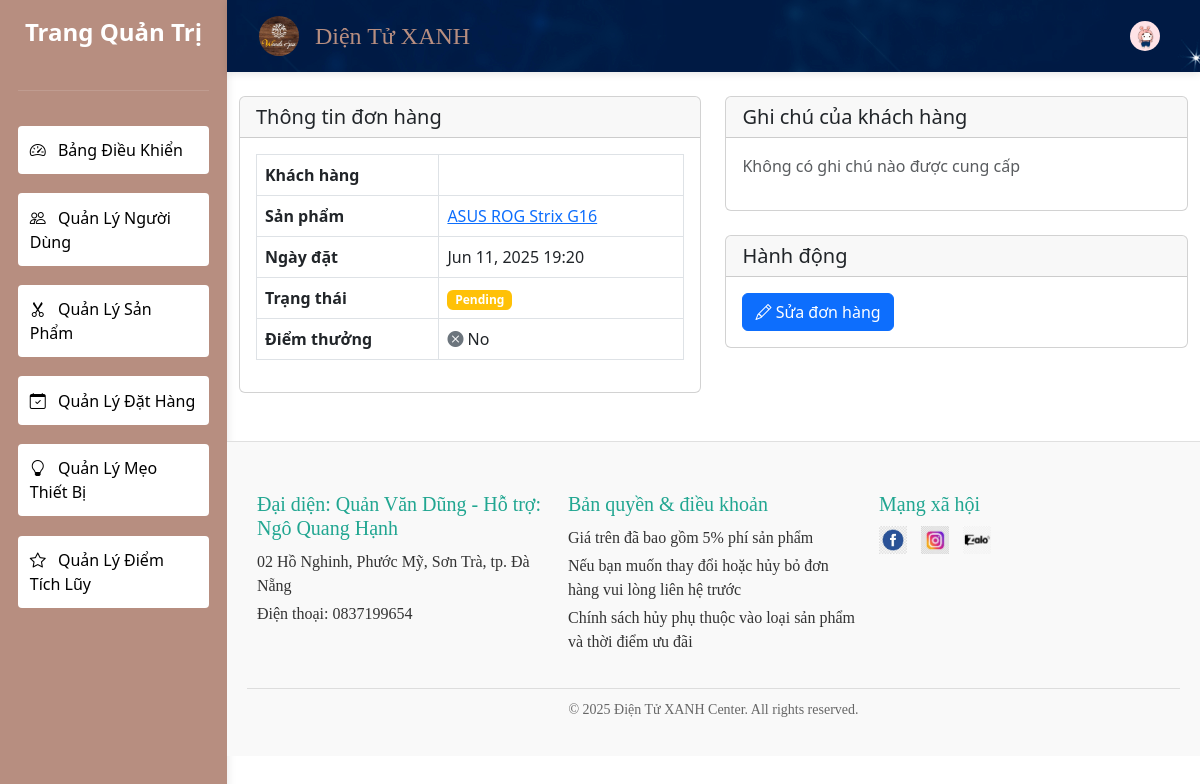
The app's page /bookings/admin/75/ with its own data.
### bookings/models.py (models this page shows, shortened)
class Booking(models.Model):
    customer = models.ForeignKey(CustomUser, on_delete=models.CASCADE)
    service = models.ForeignKey(Service, on_delete=models.CASCADE)
    booking_date = models.DateTimeField()
    notes = models.TextField(blank=True)
    created_at = models.DateTimeField(auto_now_add=True)
    points_awarded = models.BooleanField(default=False, verbose_name="Đã cộng điểm")
    points_awarded_date = models.DateTimeField(null=True, blank=True)
    STATUS_CHOICES = (
        ('pending', 'Pending'),
        ('confirmed', 'Confirmed'),
        ('completed', 'Completed'),
        ('cancelled', 'Cancelled'),
    )
    status = models.CharField(max_length=10, choices=STATUS_CHOICES, default='pending')
    class Meta:
        ordering = ['-booking_date']
        verbose_name = 'Booking'
        verbose_name_plural = 'Bookings'
        permissions = [
            ('manage_booking', 'Can manage all bookings'),
        ]
    def get_status_class(self):
        return {
            'pending': 'warning',
            'confirmed': 'info',
            'completed': 'success',
            'cancelled': 'danger'
        }.get(self.status, 'secondary')

### services/models.py (models this page shows, shortened)
class Service(models.Model):
    category = models.ForeignKey(ServiceCategory, on_delete=models.SET_NULL, null=True, blank=True)
    name = models.CharField(max_length=100)
    slug = models.SlugField(max_length=100, unique=True)
    description = models.TextField()
    price = models.DecimalField(max_digits=10, decimal_places=2)
    duration = models.DurationField()
    image = models.ImageField(upload_to='services/', blank=True)
    is_featured = models.BooleanField(default=False)
    created_at = models.DateTimeField(auto_now_add=True)
    updated_at = models.DateTimeField(auto_now=True)
    average_rating = models.FloatField(default=0.0)
    review_count = models.PositiveIntegerField(default=0)
    class Meta:
        verbose_name = 'Service'
        verbose_name_plural = 'Services'
        ordering = ['-is_featured', 'name']

### bookings/views.py (the view)
# urls.py: path('admin/<int:pk>/', AdminBookingDetailView.as_view(), name='admin_booking_detail'),
class AdminBookingDetailView(DetailView):
    model = Booking
    template_name = 'admin/bookings/detail.html'
    context_object_name = 'booking'

### templates/admin/bookings/detail.html (shortened to what this page needs)
{% extends 'admin/base.html' %}
{% block content %}
<div class="row">
    <div class="col-md-6">
        <div class="card mb-4">
            <div class="card-header">
                <h5 class="mb-0">Thông tin đơn hàng</h5>
            </div>
            <div class="card-body">
                <table class="table table-bordered">
                    <tr>
                        <th>Khách hàng</th>
                        <td>
                        </td>
                    </tr>
                    <tr>
                        <th>Sản phẩm</th>
                        <td>
                            <a href="{% url 'services:admin_service_detail' booking.service.pk %}">
                                {{ booking.service.name }}
                            </a>
                        </td>
                    </tr>
                    <tr>
                        <th>Ngày đặt</th>
                        <td>{{ booking.booking_date|date:"M d, Y H:i" }}</td>
                    </tr>
                    <tr>
                        <th>Trạng thái</th>
                        <td>
                            <span class="badge bg-{{ booking.get_status_class }}">
                                {{ booking.get_status_display }}
                            </span>
                        </td>
                    </tr>
                    <tr>
                        <th>Điểm thưởng</th>
                        <td>
                            {% if booking.points_awarded %}
                            <i class="bi bi-check-circle-fill text-success"></i> Yes
                            {% else %}
                            <i class="bi bi-x-circle-fill text-secondary"></i> No
                            {% endif %}
                        </td>
                    </tr>
                </table>
            </div>
        </div>
    </div>
    <div class="col-md-6">
        <div class="card mb-4">
            <div class="card-header">
                <h5 class="mb-0">Ghi chú của khách hàng</h5>
            </div>
            <div class="card-body">
                {% if booking.notes %}
                {{ booking.notes|linebreaks }}
                {% else %}
                <p class="text-muted">Không có ghi chú nào được cung cấp</p>
                {% endif %}
            </div>
        </div>
        <div class="card">
            <div class="card-header">
                <h5 class="mb-0">Hành động</h5>
            </div>
            <div class="card-body">
                <div class="d-flex justify-content-between">
                    <a href="{% url 'bookings:admin_booking_update' booking.pk %}"
                       class="btn btn-primary">
                        <i class="bi bi-pencil"></i> Sửa đơn hàng
                    </a>
                </div>
            </div>
        </div>
    </div>
</div>
{% endblock %}

### records on screen
Booking: service.name "ASUS ROG Strix G16", booking_date "Jun 11, 2025 19:20", status "Pending"
